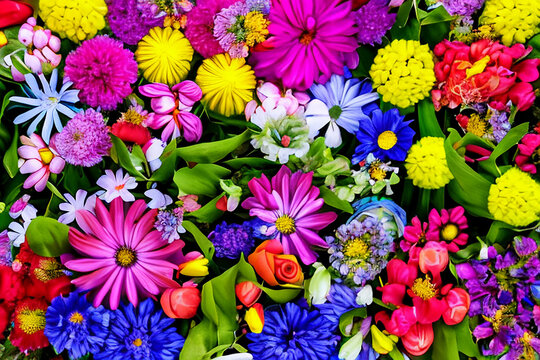
#> input picture M2_Visionary AI - I/Lesson_2/Activity_2/flowers.jpg, 540 x 360 px
$ python main.py
#> lines starting #> are read from the running program, lines starting #| are printed output that depends on the picture
'''
Title:
Rotating and Adjusting Image Brightness
Short description:
Rotate an image by 45 degrees and adjust its brightness to see the effects of basic arithmetic operations on images.
'''

import cv2
import numpy as np
import matplotlib.pyplot as plt

image = cv2.imread('flowers.jpg')
#> image is the input picture: shape (360, 540, 3); mean B, G, R 90.2, 84.1, 134.6
image_rgb = cv2.cvtColor(image, cv2.COLOR_BGR2RGB)

# Rotate the image by 45 degrees around its center

# Get the height (h) and width (w) of the image.
# image.shape returns (height, width, channels).
# [:2] extracts only the height and width.
(h, w) = image.shape[:2]
#> h = 360; w = 540

# Calculate the center point of the image.
# w//2 gives the center width.
# h//2 gives the center height.
center = (w//2, h//2)
#> center = (270, 180)

# Create a rotation matrix.
# Rotate the image by 45 degrees around the center.
# Scale factor 1.0 keeps the image at its original size.
M = cv2.getRotationMatrix2D(center, 45, 1.0)

# Apply the rotation to the image.
# image is the input image.
# M contains the rotation information.
# (w, h) keeps the output image size the same.
rotated = cv2.warpAffine(image, M, (w, h))
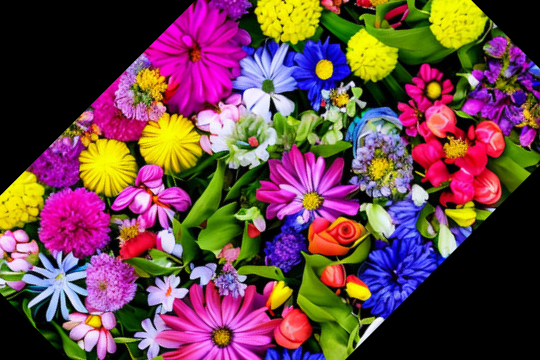
#> rotated: shape (360, 540, 3); mean B, G, R 73.2, 68.9, 106.2

rotated_rgb_image = cv2.cvtColor(rotated, cv2.COLOR_BGR2RGB)
plt.imshow(rotated_rgb_image)
plt.title("Rotated rgb Image")
plt.show()

# Increase brightness by adding 50 to all pixel values.
# np.ones() creates a matrix of 1's with the same size as the image.
# Multiplying by 50 makes every value in the matrix equal to 50.
brightness_matrix = np.ones(image.shape, dtype="uint8") * 50

# Increase the brightness of the image.
# cv2.add() adds the brightness matrix to every pixel.
# It prevents pixel values from exceeding 255 (overflow).
brighter = cv2.add(image, brightness_matrix)
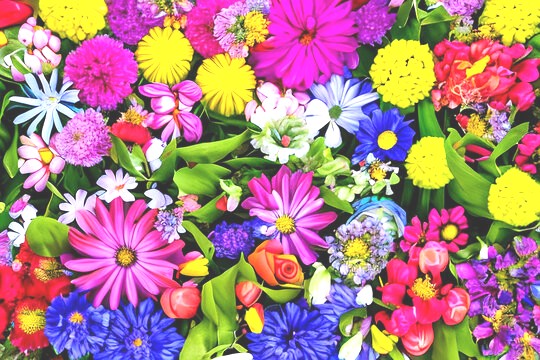
#> brighter: shape (360, 540, 3); mean B, G, R 134.6, 131.6, 175.9

brighter_rgb = cv2.cvtColor(brighter, cv2.COLOR_BGR2RGB)
plt.imshow(brighter_rgb)
plt.title("Brighter Image")
plt.show()
